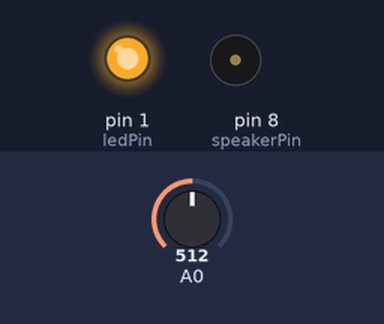
Bench run of a sketch on a simulated Arduino Uno, built with avr-gcc and run on an emulated ATmega328P. On the bench: output pins drawn as LEDs (lit = HIGH), buzzer (waves = sounding). Inputs (shaded band) come from the test bench; at power-on: A0 = 512.

Above: at 0.1 s.
At 5.1 s:
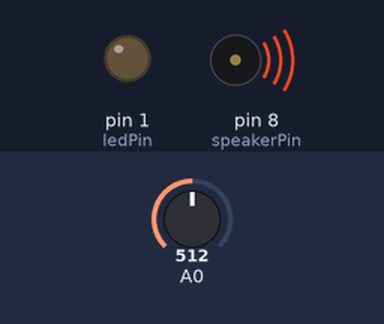
Timing chart, 0 to 6.6 s (numbered marks = the images above):
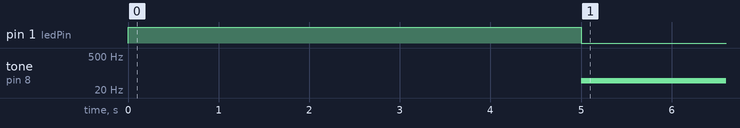

The sketch:

lightControlledFrequencySpeaker.ino
```cpp
int sensorValue;
int sensorLow = 1023;
int sensorHigh = 0;
const int speakerPin = 8;
const int ledPin = 1;

void setup() {
  pinMode(ledPin, OUTPUT);
  digitalWrite(ledPin, HIGH);

  //calibrates the light sensor over 5 seconds
  while (millis() < 5000) {
    sensorValue = analogRead(A0);
    if (sensorValue > sensorHigh) {
      sensorHigh = sensorValue;
    }
    if (sensorValue < sensorLow) {
      sensorLow = sensorValue;
    }
  }

  digitalWrite(ledPin, LOW);
}

void loop () {
    sensorValue = analogRead(A0);
    int pitch = map(sensorValue, sensorLow, sensorHigh, 50, 2000);
    tone(speakerPin, pitch);
    delay(10);
}
```

Measured:
- by itself, tone on pin 8 (speakerPin): silent → 49 Hz at 5.0 s
